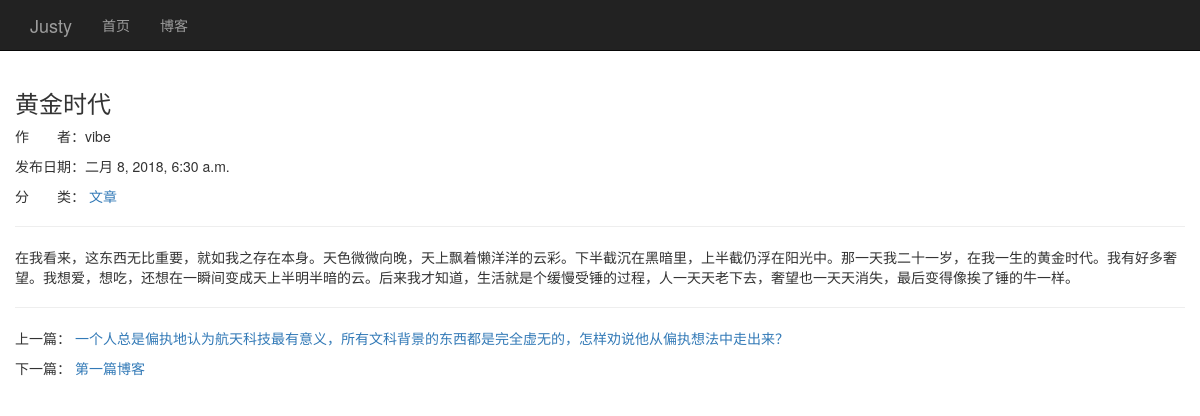
Page /blog/2 on the committed database.
### blog/models.py (models this page shows, shortened)
class Blog(models.Model):
    title = models.CharField(max_length = 100)
    blog_type = models.ForeignKey(Cate,on_delete = models.DO_NOTHING)
    content = RichTextUploadingField()
    author = models.ForeignKey(User,on_delete = models.DO_NOTHING)
    created_time = models.DateTimeField(auto_now_add = True)
    last_updated = models.DateTimeField(auto_now = True)
    is_delete = models.BooleanField(default = False)

class Cate(models.Model):
    type_name = models.CharField(max_length = 30)
    def __str__(self):
        return self.type_name

### blog/views.py (the view)
# urls.py: path('<int:blog_pk>',views.blog_detail,name = 'blog_detail'),
def blog_detail(request,blog_pk):
    blog = get_object_or_404(Blog,pk = blog_pk)
    context = {}
    context['pervious_blog'] = Blog.objects.filter(created_time__lt = blog.created_time,is_delete = False).last()
    context['next_blog'] = Blog.objects.filter(created_time__gt = blog.created_time,is_delete = False).first()
    context['blog'] = blog
    return render_to_response('blog_detail.html',context)

### blog/templates/blog_detail.html (shortened to what this page needs)
{% extends 'base.html' %}
{% block content %}
    <div class="container blog-detail main">
        <div class="row">
            <div >
                <h3>{{ blog.title }}</h3>
                <p>作&#12288;&#12288;者：{{ blog.author }}</p>
                <p>发布日期：{{ blog.created_time }}</p>
                <p>分&#12288;&#12288;类：
                    <a href="{% url 'blog_with_type' blog.blog_type.pk %}"> {{ blog.blog_type }}</a>
                </p>
                <hr>
                {{ blog.content|safe }}
            </div>
                <hr>
            <div><p>上一篇：
                    {% if next_blog %}
                        <a href="{% url 'blog_detail' next_blog.pk %}">{{next_blog.title}}</a>
                    {% else %}
                        没有了
                    {% endif %}
                </p>
                <p>下一篇：
                    {% if pervious_blog %}
                        <a href="{% url 'blog_detail' pervious_blog.pk %}">{{pervious_blog.title}}</a>
                    {% else %}
                        没有了
                    {% endif %}
                </p>
            </div>
        </div>
    </div>
{%endblock%}

### static/base.css (style rules this page uses)
body { padding-top: 50px; }
div.main { padding-top: 20px; }

### rows in the picture
Blog: title "黄金时代", author "vibe", created_time "二月 8, 2018, 6:30 a.m.", blog_type "文章", content "在我看来，这东西无比重要，就如我之存在本身。天色微微向晚，天上飘着懒洋洋的云彩。下半截沉在黑暗里，上半截仍浮在阳光中。那一天我二十一岁，在我一生的黄金时代。我有好多奢望。我想爱，想吃，还想在一瞬间变成天上半明半暗的云。后来我才知道，生活就是个缓慢受锤的过程，人一天天老下去，奢望也一天天消失，最后变得像挨了锤的牛一样。"
Blog: title "一个人总是偏执地认为航天科技最有意义，所有文科背景的东西都是完全虚无的，怎样劝说他从偏执想法中走出来？"
Blog: title "第一篇博客"
